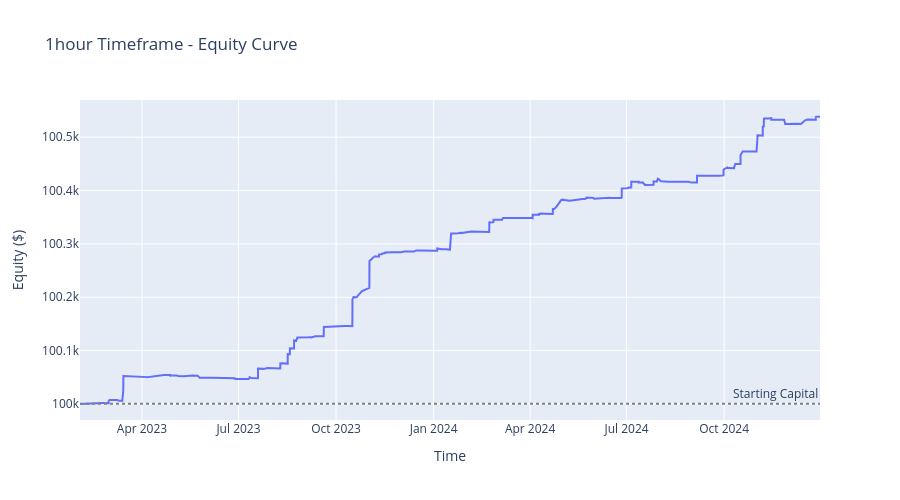

Notebook cell for this chart:
### Code cell
# Plot equity curve for 1hour
if len(coint_1hour) > 0 and len(trades_1hour) > 0:
    fig = go.Figure()
    fig.add_trace(go.Scatter(
        x=equity_1hour["timestamp"].to_list(),
        y=equity_1hour["equity"].to_list(),
        name="Equity",
        line=dict(width=2),
    ))
    fig.add_hline(y=CONFIG["capital"], line_dash="dot", line_color="gray",
                  annotation_text="Starting Capital")
    fig.update_layout(
        title="1hour Timeframe - Equity Curve",
        xaxis_title="Time",
        yaxis_title="Equity ($)",
        height=500,
    )
    fig.show()

### Figure 1 — Plotly figure (JSON) as saved in the notebook; plotly's stock layout.template omitted (floating-point values rounded to 4 significant figures; data arrays with more than 128 entries replaced by an {"elided": "..."} marker saying what was removed)
{"data": [{"line": {"width": 2}, "name": "Equity", "type": "scatter", "x": {"elided": "460 str values"}, "y": {"elided": "460 float values"}}], "layout": {"annotations": [{"showarrow": false, "text": "Starting Capital", "x": 1, "xanchor": "right", "xref": "x domain", "y": 100000, "yanchor": "bottom", "yref": "y"}], "height": 500, "shapes": [{"line": {"color": "gray", "dash": "dot"}, "type": "line", "x0": 0, "x1": 1, "xref": "x domain", "y0": 100000, "y1": 100000, "yref": "y"}], "title": {"text": "1hour Timeframe - Equity Curve"}, "xaxis": {"title": {"text": "Time"}}, "yaxis": {"title": {"text": "Equity ($)"}}}}
